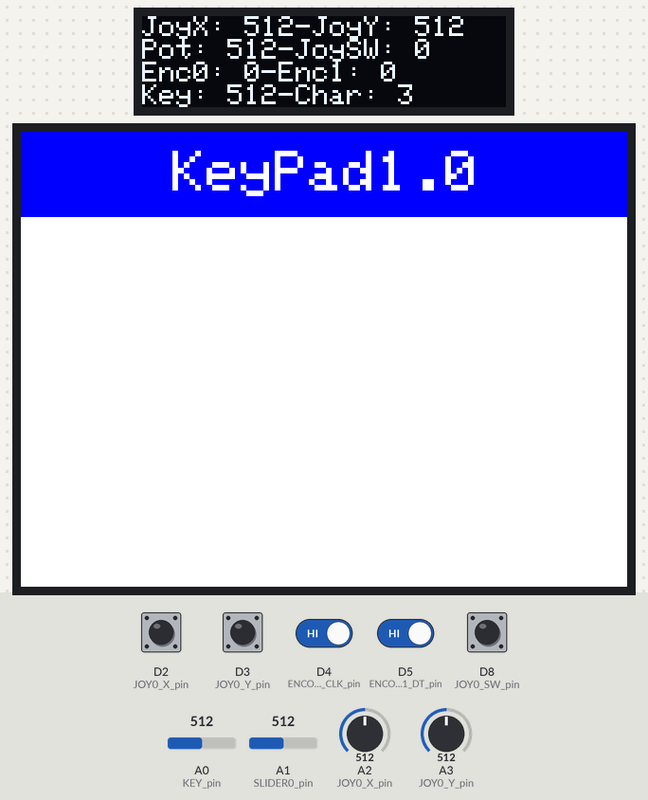
This sketch was run on a simulated Seeed Wio Terminal. Shown: 128×32 one-colour display, 320×240 colour display. The inputs (shaded band) are chosen by the test bench; at power-on: D2 (JOY0_X_pin), D3 (JOY0_Y_pin), D4 (ENCODER1_CLK_pin), D5 (ENCODER1_DT_pin) HIGH, D8 (JOY0_SW_pin) LOW, A0 (KEY_pin) = 512, A1 (SLIDER0_pin) = 512, A2 (JOY0_X_pin) = 512, A3 (JOY0_Y_pin) = 512. The display library's start-up logo is not drawn; random numbers use the default seed unless the sketch sets one; USB keyboard and mouse output is not drawn; what the sketch prints to the serial monitor is not drawn.

Above: at 1.75 s.
2.2 s: A0 (KEY_pin) set to 411
At 2.8 s:
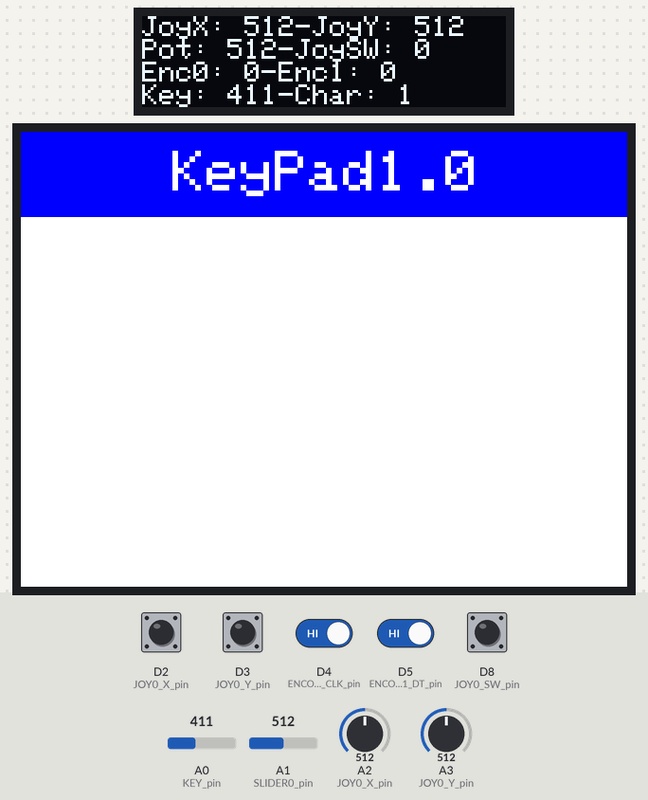
5.2 s: A0 (KEY_pin) set to 388
At 6.02 s:
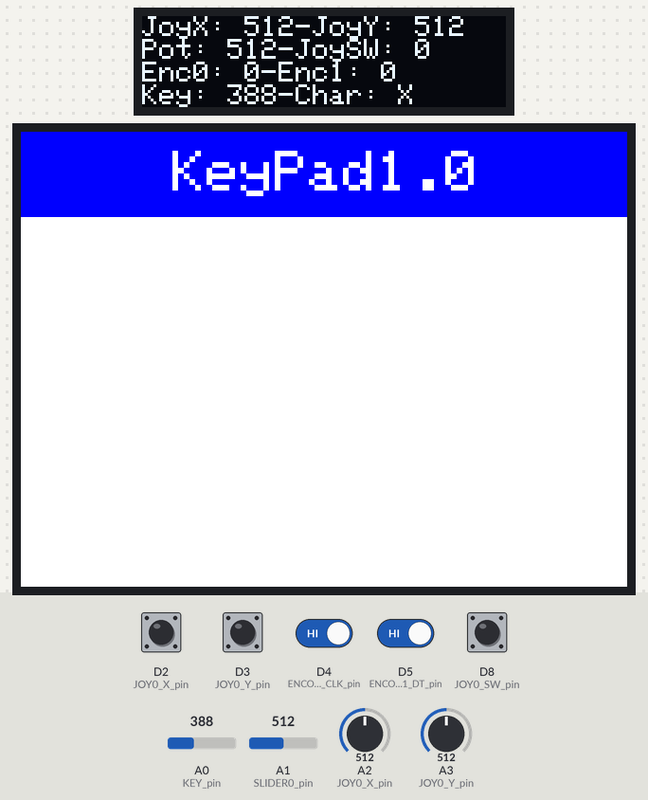
8.2 s: A0 (KEY_pin) set to 970
At 8.59 s:
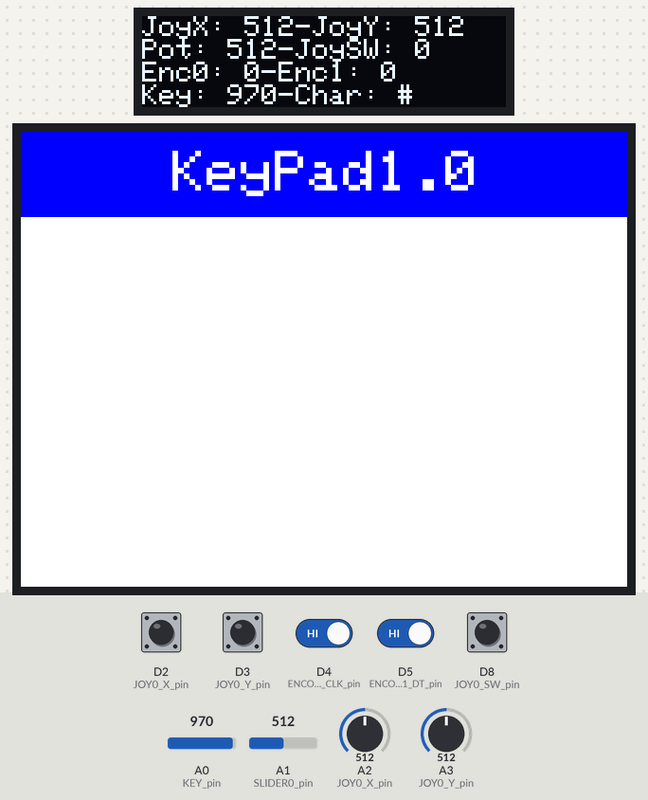
11.2 s: A1 (SLIDER0_pin) set to 540
At 11.77 s:
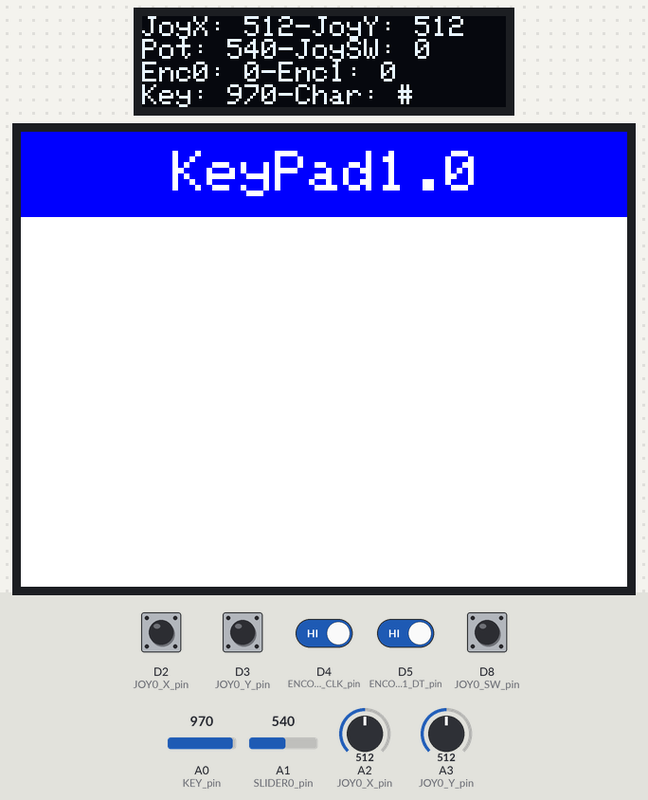
13.0 s: A2 (JOY0_X_pin) set to 540
At 13.36 s:
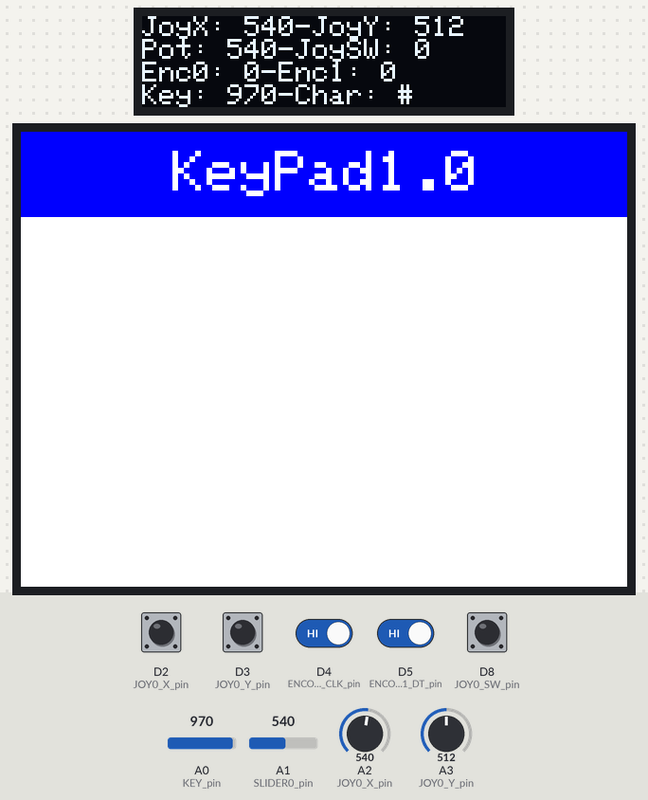
14.6 s: A3 (JOY0_Y_pin) set to 540
At 14.94 s:
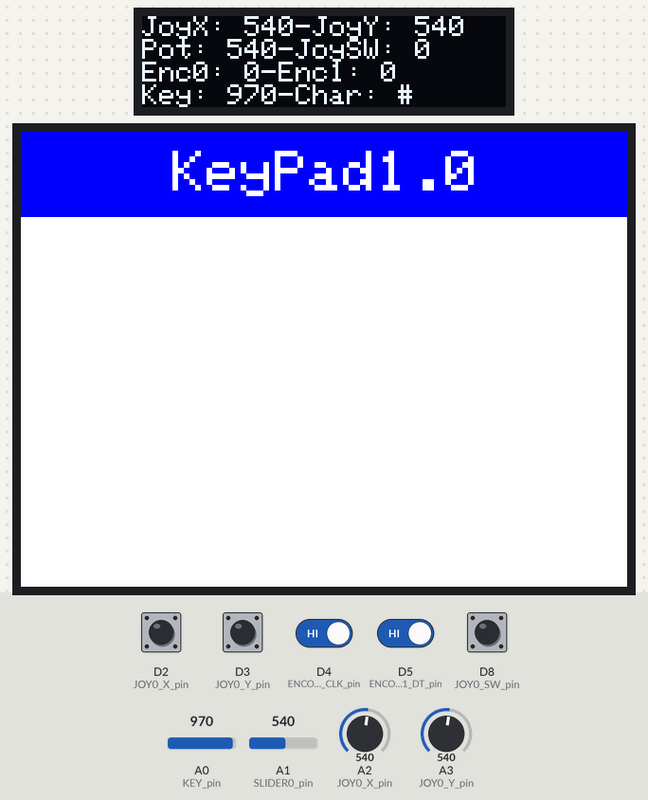
Timing chart, 0 to 17.2 s (numbered marks = the images above; inputs shaded):
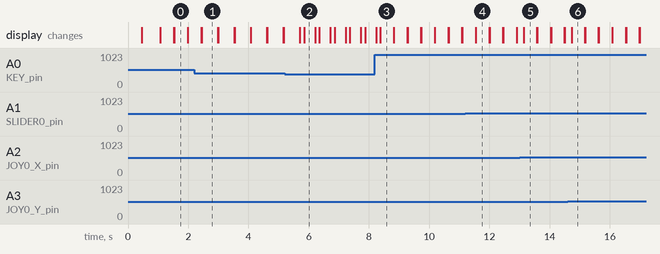

The sketch:

ardu_micro.ino
```cpp
#include <SPI.h>
#include <Wire.h>
#include <Adafruit_GFX.h>
#include <Adafruit_SSD1306.h>
#include <Mouse.h> //there are some mouse move functions for encoder_Mode 2 and 3
#include <Adafruit_MCP3008.h>
#include <Keyboard.h>
#include "TFT_eSPI.h" //TFT LCD library

TFT_eSPI tft; //Initializing TFT LCD library
TFT_eSprite spr = TFT_eSprite(&tft); //Initializing the buffer
Adafruit_SSD1306 display = Adafruit_SSD1306(128, 32, &Wire);

/* MCP */
int dly = 500;
String password;               // string for rando password generator, its a global variable because i might do something fancy with it?

/* KEYPAD */
int KEY = 'X';
#define KEY_pin A0

/* JOYSTICK */
int JOY0_X = 0;
int JOY0_Y = 0;
int JOY0_SW = LOW;
#define JOY0_X_pin A2
#define JOY0_Y_pin A3
#define JOY0_SW_pin 8

/* SLIDER */
int SLIDER0 = 0;
#define SLIDER0_pin A1

/* ENCODER PINS */
int ENCODER0_SW = LOW;
volatile int ENCODER0_LAST = 0;
volatile long ENCODER0_VALUE = 0;
int ENCODER1_SW = LOW;
volatile int ENCODER1_LAST = 0;
volatile long ENCODER1_VALUE = 0;
#define ENCODER0_CLK_pin 2
#define ENCODER0_DT_pin 3
#define ENCODER0_SW_pin 6
#define ENCODER1_CLK_pin 4
#define ENCODER1_DT_pin 5
#define ENCODER1_SW_pin 6


Adafruit_MCP3008 mcp;

void setup() {
  /* DECLARES */
  pinMode(WIO_KEY_A, INPUT);
  pinMode(WIO_KEY_B, INPUT);
  pinMode(WIO_5S_UP, INPUT);
  pinMode(WIO_5S_DOWN, INPUT);
  pinMode(WIO_5S_LEFT, INPUT);
  pinMode(WIO_5S_RIGHT, INPUT);
  pinMode(ENCODER0_CLK_pin, INPUT_PULLUP);
  pinMode(ENCODER0_DT_pin, INPUT_PULLUP);
  pinMode(ENCODER1_CLK_pin, INPUT_PULLUP);
  pinMode(ENCODER1_DT_pin, INPUT_PULLUP);
  pinMode (ENCODER0_SW_pin, INPUT);
  pinMode (ENCODER1_SW_pin, INPUT);
  attachInterrupt(digitalPinToInterrupt(ENCODER0_CLK_pin), updateEncoder0, CHANGE);
  attachInterrupt(digitalPinToInterrupt(ENCODER0_DT_pin), updateEncoder0, CHANGE);
  attachInterrupt(digitalPinToInterrupt(ENCODER1_CLK_pin), updateEncoder1, CHANGE);
  attachInterrupt(digitalPinToInterrupt(ENCODER1_DT_pin), updateEncoder1, CHANGE);
  pinMode (JOY0_SW_pin, INPUT);

  /* BEGINS */
  Serial.begin(19200);
  Keyboard.begin();
  mcp.begin();
  display.begin(SSD1306_SWITCHCAPVCC, 0x3C); // Address 0x3C for 128x32
  tft.begin(); //LCD initialization
  tft.setRotation(3); //Setting LCD rotation
  spr.createSprite(TFT_HEIGHT,TFT_WIDTH); //Creating the buffer
  spr.fillSprite(TFT_WHITE); //Setting Background color

  /* DISPLAY */
  display.display();
  display.clearDisplay();
  display.display();
  display.setTextSize(1);
  display.setTextColor(SSD1306_WHITE);
  display.setCursor(0,0);
  display.print("Connecting to SSID\n'adafruit':");
  display.print("connected!");
  display.setCursor(0,0);
  display.display(); // actually display all of the above

  spr.fillRect(0,0,320,45,TFT_BLUE); //Drawing rectangle with blue fill
  spr.setTextSize(3); //Setting text size
  spr.setTextColor(TFT_WHITE); //Setting text color
  spr.drawString("KeyPad1.0",80,10); //Drawing text string

  spr.pushSprite(0,0); //Push to LCD

  delay(500);
}

void loop() {
  JOY0_X = analogRead(JOY0_X_pin);
  JOY0_Y = analogRead(JOY0_Y_pin);
  JOY0_SW = digitalRead(JOY0_SW_pin);
  KEY = analogRead(KEY_pin);
  SLIDER0 = analogRead(SLIDER0_pin);
  // ENCODER0_SW = digitalRead(ENCODER0_SW_pin);
  // ENCODER1_SW = digitalRead(ENCODER1_SW_pin);
  char keyPressed = getKeyPressed3x4(KEY);

  Serial.print("JoyX: ");  Serial.print(JOY0_X);  Serial.print(" - JoyY: ");  Serial.println(JOY0_Y);
  Serial.print("slider: ");  Serial.print(SLIDER0);  Serial.print(" - JoySW: ");  Serial.println(JOY0_SW);
  Serial.print("Enc0: ");  Serial.print(ENCODER0_VALUE);  Serial.print(" - Enc1: ");  Serial.println(ENCODER1_VALUE);
  Serial.print("Key: ");  Serial.print(KEY);  Serial.print(" - Char: ");  Serial.println(keyPressed);

  delay(100);

  display.clearDisplay();
  display.display();

  display.setTextSize(1);
  display.setTextColor(SSD1306_WHITE);
  display.setCursor(0,0);
  display.print("JoyX: ");  display.print(JOY0_X);  display.print("-JoyY: ");  display.println(JOY0_Y);
  display.print("Pot: ");  display.print(SLIDER0);  display.print("-JoySW: ");  display.println(JOY0_SW);
  display.print("Enc0: ");  display.print(ENCODER0_VALUE);  display.print("-Enc1: ");  display.println(ENCODER1_VALUE);
  display.print("Key: ");  display.print(KEY);  display.print("-Char: ");  display.println(keyPressed);
  display.setCursor(0,0);
  display.display(); // actually display all of the above

  if (keyPressed != 'X') {
    switch (keyPressed) {
      case '1':                                             //open notepad to take notes of these great passwords
        Keyboard.press(KEY_LEFT_GUI);
        Keyboard.press('r'); delay(150);
        Keyboard.release(KEY_LEFT_GUI);
        Keyboard.release('r');
        delay(150);                                        //give your system time to catch up with these android-speed keyboard presses
        Keyboard.println("notepad");  break;               //don't forget the break statement!
      case '2': RandoPasswordGenerator(); break;           // generate a not-so-sophisticated password
      case '3': Keyboard.press(KEY_LEFT_CTRL);
                Keyboard.print('z');                       //undo
                break;
      case '4': Keyboard.press(KEY_LEFT_CTRL);
                Keyboard.print('a');                        //select all
                break;
      case '5': Keyboard.press(KEY_LEFT_CTRL);
                Keyboard.print('c');                         //copy
                break;
      case '6': Keyboard.press(KEY_LEFT_CTRL);
                Keyboard.print('v');                         // paste
                break;
      case '7': Keyboard.press(KEY_LEFT_CTRL);
                Keyboard.print('x');                         // cut
                break;
      case '8': Keyboard.press(KEY_DELETE); break;
      case '9': Keyboard.println("passw0rd"); break;
      case '0': Keyboard.println("1234"); break;
      case 'A': Keyboard.println("mypassword"); break;
      case 'B': Keyboard.println("1111"); break;
    }
    delay(100); Keyboard.releaseAll(); // this releases the buttons
  }

  yield();
}

void updateEncoder0() {
  int MSB0 = digitalRead(ENCODER0_CLK_pin); //MSB = most significant bit
  int LSB0 = digitalRead(ENCODER0_DT_pin); //LSB = least significant bit
  int encoded0 = (MSB0 << 1) | LSB0; //converting the 2 pin value to single number
  int sum0  = (ENCODER0_LAST << 2) | encoded0; //adding it to the previous encoded value
  if (sum0 == 0b1000) ENCODER0_VALUE ++;
  if (sum0 == 0b0010) ENCODER0_VALUE --;
  ENCODER0_LAST = encoded0; //store this value for next time
}
void updateEncoder1() {
  int MSB1 = digitalRead(ENCODER1_CLK_pin); //MSB = most significant bit
  int LSB1 = digitalRead(ENCODER1_DT_pin); //LSB = least significant bit
  int encoded1 = (MSB1 << 1) | LSB1; //converting the 2 pin value to single number
  int sum1  = (ENCODER1_LAST << 2) | encoded1; //adding it to the previous encoded value
  if (sum1 == 0b1000) ENCODER1_VALUE ++;
  if (sum1 == 0b0010) ENCODER1_VALUE --;
  ENCODER1_LAST = encoded1; //store this value for next time
}

/*************************************************
 * 1  2  3  A   -   234  272  325  404
 * 4  5  6  B   -   440  460  482  506
 * 7  8  9  C   -   565  598  635  677
 * *  0  #  D   -   787  853  930  1023
 *************************************************/
char getKeyPressed4x4(int val) {
  if (val > 960)  return 'D';
  if (val > 890)  return '#';
  if (val > 820)  return '0';
  if (val > 720)  return '*';
  if (val > 650)  return 'C';
  if (val > 610)  return '9';
  if (val > 580)  return '8';
  if (val > 530)  return '7';
  if (val > 500)  return 'B';
  if (val > 470)  return '6';
  if (val > 450)  return '5';
  if (val > 420)  return '4';
  if (val > 360)  return 'A';
  if (val > 295)  return '3';
  if (val > 250)  return '2';
  if (val > 200)  return '1';
  return 'X';
}

/*************************************************
 * 1  2  3  -   477  502  528
 * 4  5  6  -   560  595  632
 * 7  8  9  -   679  728  784
 * *  0  #  -   852  930  1023
 *************************************************/
 char getKeyPressed3x4(int val) {
  if (val > 960)  return '#';
  if (val > 890)  return '0';
  if (val > 820)  return '*';
  if (val > 750)  return '9';
  if (val > 700)  return '8';
  if (val > 650)  return '7';
  if (val > 610)  return '6';
  if (val > 580)  return '5';
  if (val > 545)  return '4';
  if (val > 510)  return '3';
  if (val > 485)  return '2';
  if (val > 400)  return '1';
  return 'X';
}

void RandoPasswordGenerator(){
  long random_alpha;
  long random_ALPHA;
  long random_numeric;
  long random_special;

  char alpha;         // lower case letters
  char ALPHA;         // uppercase letters
  char number;        // numbers!
  char specialChar;   // !@#$%^&* and so on
  char randoPassword; // array to combine these all together

  char alphabet[]="qwertyuiopasdfghjklzxcvbnm"; //arrary for lower case letters. alphabet[0]; returns "q"...... alphabet[25]; returns "m"  alphabet[26]; will break something by accessing the null character
  char ALPHABET[]="QWERTYUIOPASDFGHJKLZXCVBNM"; //when declaring an array of type char, one more element than your initialization is required, to hold the required null character
  char numeric[] ="1234567890";
  char special[] ="!@#$%^&*()";

  random_alpha = random(sizeof(alphabet)-1);    // random(max) sets the limit of the random number being pulled.
  random_ALPHA = random(sizeof(ALPHABET)-1);    // Sets the random number upper limit to the size of char array.
  random_numeric = random(sizeof(numeric)-1);   // Subtracting 1 so the random index position never pulls the
  random_special = random(sizeof(special)-1);   // upper limit size (this would be null position).

  alpha = alphabet[random_alpha]; //picks a random character in the respective array.
  ALPHA = ALPHABET[random_ALPHA];
  number = numeric[random_numeric];
  specialChar = special[random_special];

  String alpha_String = String(alpha); //convert all the single chars to strings...so we can concatenate them...
  String ALPHA_String = String(ALPHA);
  String number_String = String(number);
  String specialChar_String = String(specialChar);

  password = (alpha_String + ALPHA_String + number_String + specialChar_String); //concatenate the random alpha and numerics to format: xX$!
  // This is great and all but it will always generate a set pattern, which isnt secure with machine learning (or any basic pattern recognition)
  // you could offset this by mixing the arrays so they are non homongenous of just letters, numbers...
//  password.toCharArray(randoPassword,sizeof(randoPassword)); //convert the xX# string to char datatype
  Keyboard.print(password);
  }
```

Measured:
- the behaviour switches between 401 and 400 on A0 (KEY_pin) (found by bisection; images 1 and 2)
- what the display in image 0 shows lasts 0.5 s, from 1.5 s to 2.0 s
- what the display in image 1 shows lasts 0.6 s, from 2.4 s to 3.0 s
